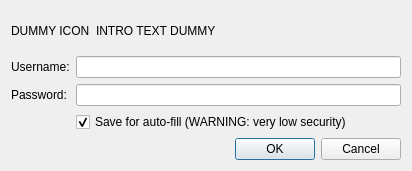
<?xml version="1.0" encoding="UTF-8"?>
<ui version="4.0">
 <class>PasswordDialog</class>
 <widget class="QDialog" name="PasswordDialog">
  <property name="geometry">
   <rect>
    <x>0</x>
    <y>0</y>
    <width>412</width>
    <height>171</height>
   </rect>
  </property>
  <property name="windowTitle">
   <string>Authentication Required</string>
  </property>
  <layout class="QGridLayout" name="gridLayout">
   <item row="0" column="0" colspan="2">
    <layout class="QHBoxLayout">
     <item>
      <widget class="QLabel" name="iconLabel">
       <property name="text">
        <string>DUMMY ICON</string>
       </property>
      </widget>
     </item>
     <item>
      <widget class="QLabel" name="introLabel">
       <property name="sizePolicy">
        <sizepolicy hsizetype="MinimumExpanding" vsizetype="MinimumExpanding">
         <horstretch>0</horstretch>
         <verstretch>0</verstretch>
        </sizepolicy>
       </property>
       <property name="text">
        <string>INTRO TEXT DUMMY</string>
       </property>
      </widget>
     </item>
    </layout>
   </item>
   <item row="1" column="0">
    <widget class="QLabel" name="label">
     <property name="text">
      <string>Username:</string>
     </property>
    </widget>
   </item>
   <item row="1" column="1">
    <widget class="QLineEdit" name="userNameLineEdit"/>
   </item>
   <item row="2" column="0">
    <widget class="QLabel" name="lblPassword">
     <property name="text">
      <string>Password:</string>
     </property>
    </widget>
   </item>
   <item row="2" column="1">
    <widget class="QLineEdit" name="passwordLineEdit">
     <property name="echoMode">
      <enum>QLineEdit::Password</enum>
     </property>
    </widget>
   </item>
   <item row="5" column="0" colspan="2">
    <widget class="QDialogButtonBox" name="buttonBox">
     <property name="orientation">
      <enum>Qt::Horizontal</enum>
     </property>
     <property name="standardButtons">
      <set>QDialogButtonBox::Cancel|QDialogButtonBox::Ok</set>
     </property>
    </widget>
   </item>
   <item row="3" column="1">
    <widget class="QCheckBox" name="saveFlag">
     <property name="text">
      <string>Save for auto-fill (WARNING: very low security)</string>
     </property>
     <property name="checked">
      <bool>true</bool>
     </property>
    </widget>
   </item>
  </layout>
 </widget>
 <resources/>
 <connections>
  <connection>
   <sender>buttonBox</sender>
   <signal>accepted()</signal>
   <receiver>PasswordDialog</receiver>
   <slot>accept()</slot>
   <hints>
    <hint type="sourcelabel">
     <x>248</x>
     <y>254</y>
    </hint>
    <hint type="destinationlabel">
     <x>157</x>
     <y>274</y>
    </hint>
   </hints>
  </connection>
  <connection>
   <sender>buttonBox</sender>
   <signal>rejected()</signal>
   <receiver>PasswordDialog</receiver>
   <slot>reject()</slot>
   <hints>
    <hint type="sourcelabel">
     <x>316</x>
     <y>260</y>
    </hint>
    <hint type="destinationlabel">
     <x>286</x>
     <y>274</y>
    </hint>
   </hints>
  </connection>
 </connections>
</ui>
